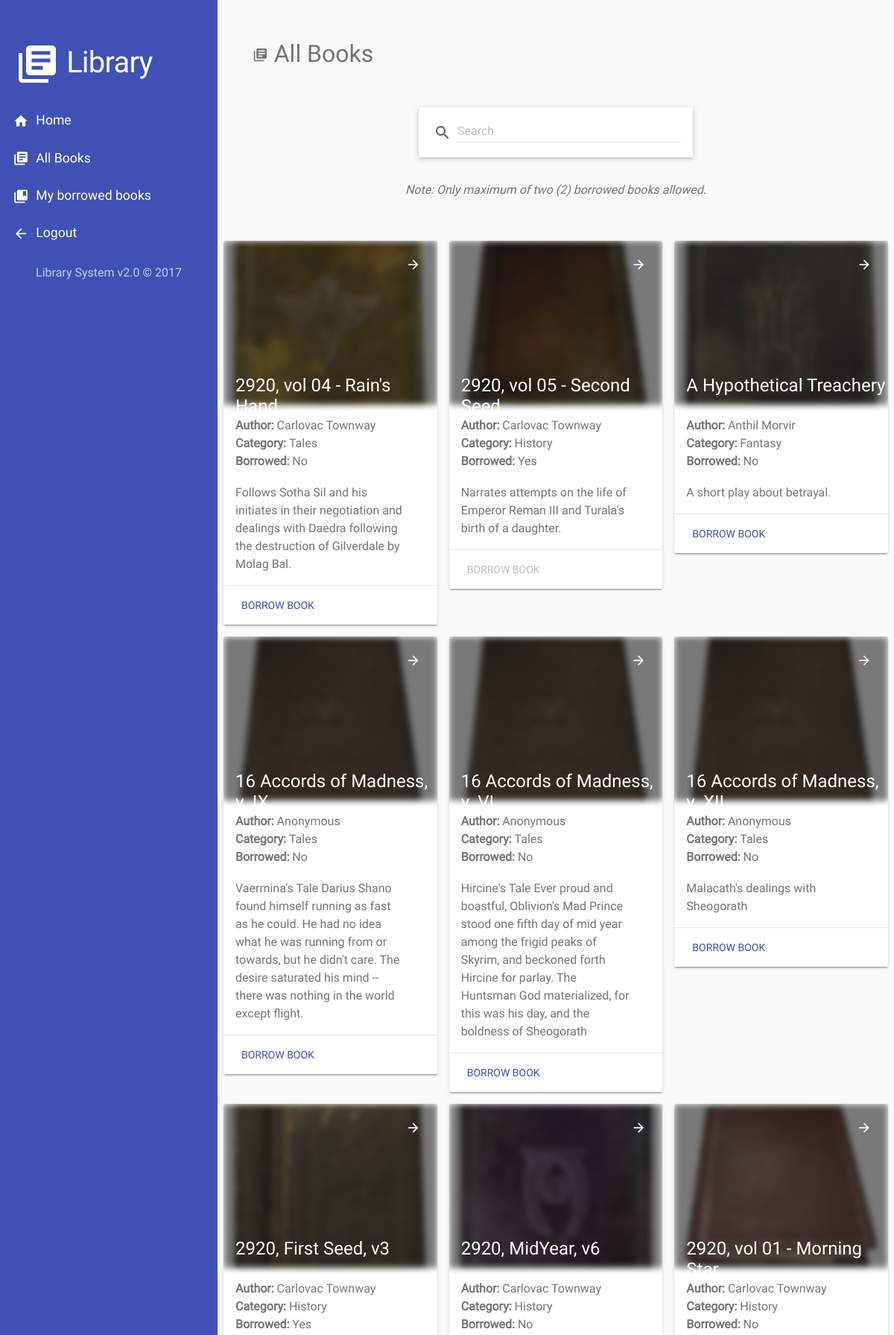
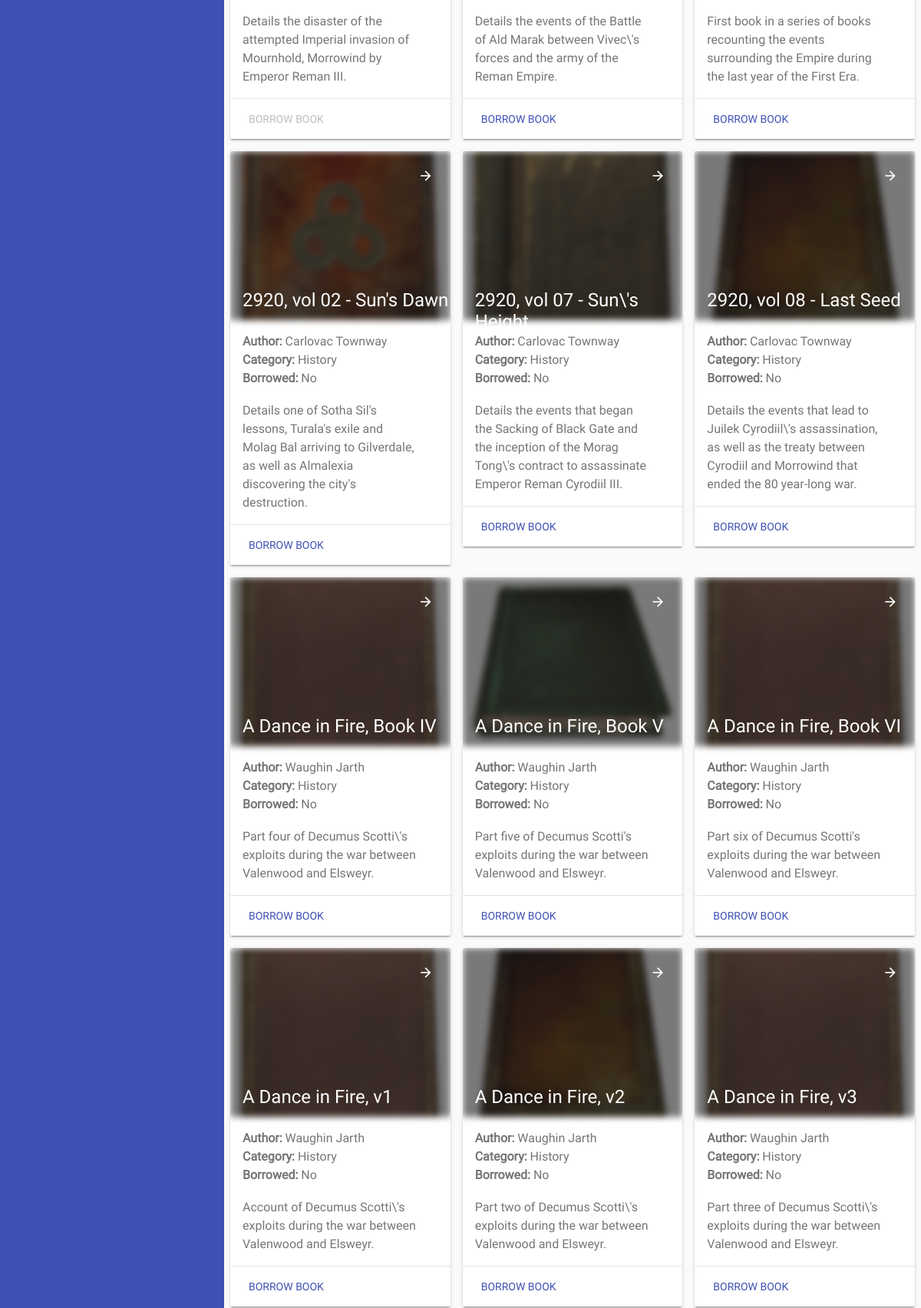
Screenshot of /user-all-books.php (signed in, upper part) with the database file from the repository (2 pictures, top to bottom).
### tables this page shows
CREATE TABLE `books` (
  `id` int(11) NOT NULL,
  `title` varchar(255) NOT NULL,
  `author` varchar(255) NOT NULL,
  `category` varchar(255) NOT NULL,
  `description` varchar(255) NOT NULL,
  `image_path` varchar(255) NOT NULL,
  `status` enum('0','1','2') NOT NULL
);

### user-all-books.php (the view, shortened to what this page needs)
<?php include_once('html/top.php'); ?>
<?php
  require_once('html/welcome-header.php');
?>
<?php
  require_once('html/user-nav.php');
?>
<div class="content">
<h2 class="t-secondary">
  <i class="material-icons small">library_books</i>
  All Books
</h2>
<form action="<?php echo $_SERVER['PHP_SELF']; ?>" method="get">
</form>
<p class="t-secondary my-m-t-3 my-t-c">
  <em>Note: Only maximum of two (2) borrowed books allowed.</em>
</p>
<?php
  $condition = "";
?>
<?php
  $all_books_query = "
    SELECT * FROM books
    WHERE status != '0'
    $condition
    ORDER BY title ASC
  ";
  $sql = mysqli_query($conn, $all_books_query) or die(mysql_error());
  $id = $_SESSION['user_id'];
  $query = "
    SELECT COUNT(*) AS 'count'
    FROM users u, books b, transaction t
    WHERE
      t.user_id = u.id AND
      u.id = $id AND
      t.book_id = b.id AND
      t.date_returned IS NULL
  ";
  $record = $conn->query($query);
  $num_of_borrowed_books = $record->fetch_assoc()['count'];
?>
<?php
if (mysqli_num_rows($sql) > 0) {
?>
<div class="m-top-3">
<?php
  for ($i = 0; $row = mysqli_fetch_array($sql, MYSQLI_ASSOC); $i++) {
    if ($i % 3 == 0 || $i == 0) {
?>
<div class="row">
<?php } ?>
  <div class="col-md-4 my-p-1 book-item">
    <div class="wide-card mdl-card mdl-shadow--2dp" style="width: 100%;">
      <div class="img-card-cont" style="background: url('<?php echo $row['image_path'];?>');">
        <div class="dim mdl-js-ripple-effect ripple-cont">
        </div>
      </div>
      <div class="mdl-card__title card-title">
        <h2 class="mdl-card__title-text"><?=$row['title']?></h2>
      </div>
      <div class="mdl-card__supporting-text">
        <p>
          <strong>Author: </strong>
          <?=$row['author']?>
        </p>
        <p>
          <strong>Category: </strong>
          <?=$row['category']?>
        </p>
        <p>
          <strong>Borrowed: </strong>
          <?php echo $row['status'] == '2' ? "Yes": "No"; ?>
        </p>
        <br/>
        <p>
          <?=$row['description']?>
        </p>
      </div>
      <div class="mdl-card__actions mdl-card--border">
        <form action="php/book-borrow.php" method="post">
          <button type="submit" name="borrow"
            <?php echo ($row['status'] != 2 && $num_of_borrowed_books < 2) ? '': 'disabled'; ?>
            class="mdl-button mdl-button--colored mdl-js-button mdl-js-ripple-effect">
            Borrow Book
          </button>
        </form>
      </div>
      <div class="mdl-card__menu">
        <form action="php/book-borrow.php" method="post">
          <button type="submit" name="borrow"
            <?php echo ($row['status'] != 2 && $num_of_borrowed_books < 2) ? '': 'disabled'; ?>
            class="mdl-button mdl-button--icon mdl-js-button mdl-js-ripple-effect">
            <i class="material-icons fab-small t-white">arrow_forward</i>
          </button>
        </form>
      </div>
    </div>
  </div>
<?php if (($i+1) % 3 == 0) { ?>
</div>
<?php } ?>
<?php } ?>
</div>
<?php } ?>
</div>
</body>
</html>

### rows the page displays
books: image_path (picture), title "2920, vol 04 - Rain's Hand", author "Carlovac Townway", category "Tales", status "No", description "Follows Sotha Sil and his initiates in their negotiation and dealings with Daedra following the destruction of Gilverdale by Molag Bal."
books: image_path (picture), title "2920, vol 05 - Second Seed", author "Carlovac Townway", category "History", status "Yes", description "Narrates attempts on the life of Emperor Reman III and Turala's birth of a daughter."
books: image_path (picture), title "A Hypothetical Treachery", author "Anthil Morvir", category "Fantasy", status "No", description "A short play about betrayal."
books: image_path (picture), title "16 Accords of Madness, v. IX", author "Anonymous", category "Tales", status "No", description "Vaermina's Tale Darius Shano found himself running as fast as he could. He had no idea what he was running from or towards, but he didn't care. The desire saturated his mind -- there was nothing in the world except flight."
books: image_path (picture), title "16 Accords of Madness, v. VI", author "Anonymous", category "Tales", status "No", description "Hircine's Tale Ever proud and boastful, Oblivion's Mad Prince stood one fifth day of mid year among the frigid peaks of Skyrim, and beckoned forth Hircine for parlay. The Huntsman God materialized, for this was his day, and the boldness of Sheogorath"
books: image_path (picture), title "16 Accords of Madness, v. XII", author "Anonymous", category "Tales", status "No", description "Malacath's dealings with Sheogorath"
books: image_path (picture), title "2920, First Seed, v3", author "Carlovac Townway", category "History", status "Yes", description "Details the disaster of the attempted Imperial invasion of Mournhold, Morrowind by Emperor Reman III."
books: image_path (picture), title "2920, MidYear, v6", author "Carlovac Townway", category "History", status "No", description "Details the events of the Battle of Ald Marak between Vivec\\'s forces and the army of the Reman Empire."
books: image_path (picture), title "2920, vol 01 - Morning Star", author "Carlovac Townway", category "History", status "No", description "First book in a series of books recounting the events surrounding the Empire during the last year of the First Era."
books: image_path (picture), title "2920, vol 02 - Sun's Dawn", author "Carlovac Townway", category "History", status "No", description "Details one of Sotha Sil's lessons, Turala's exile and Molag Bal arriving to Gilverdale, as well as Almalexia discovering the city's destruction."
books: image_path (picture), title "2920, vol 07 - Sun\\'s Height", author "Carlovac Townway", category "History", status "No", description "Details the events that began the Sacking of Black Gate and the inception of the Morag Tong\\'s contract to assassinate Emperor Reman Cyrodiil III."
books: image_path (picture), title "2920, vol 08 - Last Seed", author "Carlovac Townway", category "History", status "No", description "Details the events that lead to Juilek Cyrodiil\\'s assassination, as well as the treaty between Cyrodiil and Morrowind that ended the 80 year-long war."
books: image_path (picture), title "A Dance in Fire, Book IV", author "Waughin Jarth", category "History", status "No", description "Part four of Decumus Scotti\\'s exploits during the war between Valenwood and Elsweyr."
books: image_path (picture), title "A Dance in Fire, Book V", author "Waughin Jarth", category "History", status "No", description "Part five of Decumus Scotti's exploits during the war between Valenwood and Elsweyr."
books: image_path (picture), title "A Dance in Fire, Book VI", author "Waughin Jarth", category "History", status "No", description "Part six of Decumus Scotti's exploits during the war between Valenwood and Elsweyr."
books: image_path (picture), title "A Dance in Fire, v1", author "Waughin Jarth", category "History", status "No", description "Account of Decumus Scotti\\'s exploits during the war between Valenwood and Elsweyr."
books: image_path (picture), title "A Dance in Fire, v2", author "Waughin Jarth", category "History", status "No", description "Part two of Decumus Scotti\\'s exploits during the war between Valenwood and Elsweyr."
books: image_path (picture), title "A Dance in Fire, v3", author "Waughin Jarth", category "History", status "No", description "Part three of Decumus Scotti\\'s exploits during the war between Valenwood and Elsweyr."
